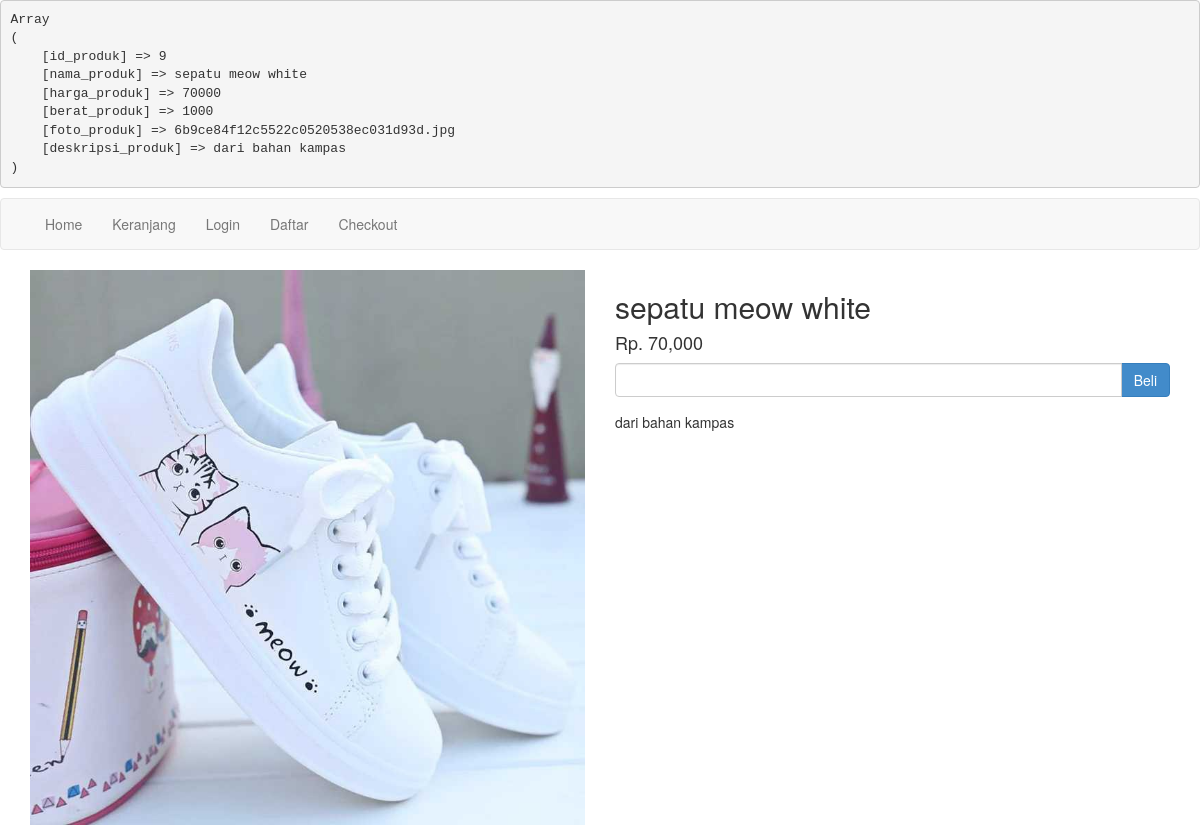
Screenshot of /trainittokosepatu/detail.php?id=9 with the database file from the repository.
### tables this page shows
CREATE TABLE `produk` (
  `id_produk` int(11) NOT NULL AUTO_INCREMENT,
  `nama_produk` varchar(100) NOT NULL,
  `harga_produk` int(11) NOT NULL,
  `berat_produk` int(11) NOT NULL,
  `foto_produk` varchar(100) NOT NULL,
  `deskripsi_produk` text NOT NULL,
  PRIMARY KEY (`id_produk`)
);

### trainittokosepatu/detail.php (the view, shortened to what this page needs)
<?php include 'koneksi.php'; ?>
<?php
$id_produk = $_GET["id"];
$ambil = $koneksi->query("SELECT * FROM produk WHERE id_produk='$id_produk'");
$detail = $ambil->fetch_assoc();
echo "<pre>";
print_r($detail);
echo "</pre>";
?>
<!DOCTYPE html>
<html>
<head>
	<link rel="stylesheet" href="admin/assets/css/bootstrap.css">
</head>
<body>
<?php include 'menu.php'; ?>
<section class="kontent">
	<div class="container">
		<div class="row">
			<div class="col-md-6">
				<img src="foto_produk/<?php echo $detail["foto_produk"]; ?>" alt="" class="img-responsive">
			</div>
			<div class="col-md-6">
				<h2><?php echo $detail["nama_produk"]?></h2>
				<h4>Rp. <?php echo number_format($detail["harga_produk"]); ?></h4>
				<form method="post">
					<div class="form-group">
						<div class="input-group">
							<input type="number" min="1" class="form-control" name="jumlah">
							<div class="input-group-btn">
								<button class="btn btn-primary" name="beli">Beli</button>
							</div>
						</div>
					</div>
				</form>
				<p><?php echo $detail["deskripsi_produk"]; ?></p>
			</div>
		</div>
	</div>
</section>
</body>
</html>

### rows the page displays
produk: foto_produk (picture), nama_produk "sepatu meow white", harga_produk "70,000", deskripsi_produk "dari bahan kampas"
